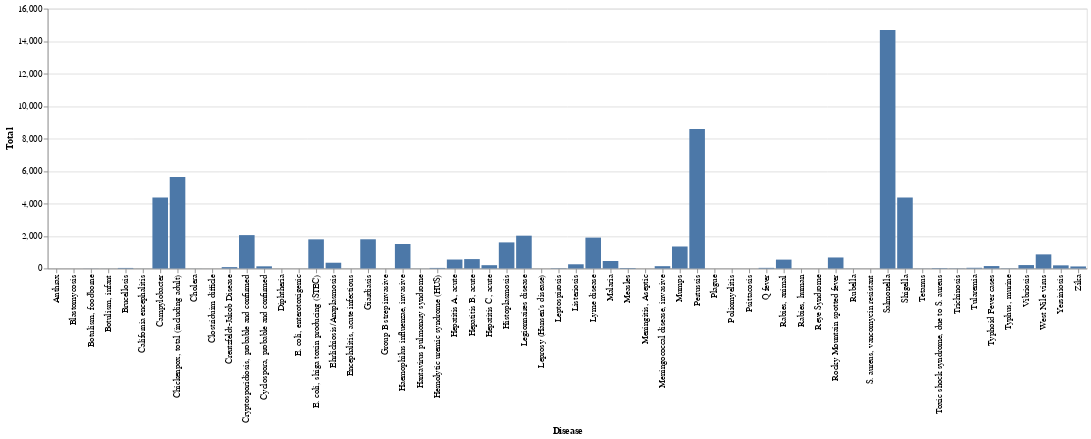

Notebook cell for this chart:
### Markdown cell above
The code provided generates a bar plot that displays the top 10 diseases with the highest number of cases in Illinois from 2010 to 2017. The data is first sorted in descending order based on the total number of cases, and the top 10 diseases are selected. The resulting bar plot shows the name of each disease on the x-axis and the corresponding total number of cases on the y-axis. The plot aims to highlight the most prevalent diseases in Illinois during the specified time period, which can be helpful for healthcare professionals and policymakers in allocating resources and designing public health interventions.I think it's interesting to study this because it can help us understand the most prevalent diseases so that we can better deal with them

### Code cell
df.columns = df.columns.astype(str)
chart = alt.Chart(df).mark_bar().encode(
    x='Disease',
    y='Total'
)
chart

### Figure 1 — Vega-Lite specification as saved in the notebook (floating-point values rounded to 4 significant figures)
{"config": {"view": {"continuousWidth": 400, "continuousHeight": 300}}, "data": {"name": "data-359af605a4c2964f9b2ac8168cab6110"}, "mark": "bar", "encoding": {"x": {"field": "Disease", "type": "nominal"}, "y": {"field": "Total", "type": "quantitative"}}, "$schema": "https://vega.github.io/schema/vega-lite/v4.17.0.json", "datasets": {"data-359af605a4c2964f9b2ac8168cab6110": [{"Disease": "Anthrax", "2010": 0.0, "2011": 0.0, "2012": 0.0, "2013": 0.0, "2014": 0.0, "2015": 0.0, "2016": 0.0, "2017": 0.0, "Total": 0.0}, {"Disease": "Blastomycosis", "2010": 0.0, "2011": 0.0, "2012": 0.0, "2013": 0.0, "2014": 0.0, "2015": 0.0, "2016": 0.0, "2017": 0.0, "Total": 0.0}, {"Disease": "Botulism, foodborne", "2010": 0.0, "2011": 0.0, "2012": 0.0, "2013": 0.0, "2014": 1.0, "2015": 4.0, "2016": 0.0, "2017": 0.0, "Total": 5.0}, {"Disease": "Botulism, infant", "2010": 0.0, "2011": 0.0, "2012": 1.0, "2013": 1.0, "2014": 0.0, "2015": 0.0, "2016": 0.0, "2017": 0.0, "Total": 2.0}, {"Disease": "Brucellosis", "2010": 1.0, "2011": 8.0, "2012": 5.0, "2013": 5.0, "2014": 4.0, "2015": 5.0, "2016": 3.0, "2017": 1.0, "Total": 32.0}, {"Disease": "California encephalitis", "2010": 0.0, "2011": 1.0, "2012": 0.0, "2013": 0.0, "2014": 1.0, "2015": 0.0, "2016": 0.0, "2017": 0.0, "Total": 2.0}, {"Disease": "Campylobacter", "2010": 0.0, "2011": 0.0, "2012": 0.0, "2013": 0.0, "2014": 0.0, "2015": 0.0, "2016": 2001.0, "2017": 2365.0, "Total": 4366.0}, {"Disease": "Chickenpox, total (including adult)", "2010": 1195.0, "2011": 881.0, "2012": 898.0, "2013": 731.0, "2014": 596.0, "2015": 443.0, "2016": 469.0, "2017": 412.0, "Total": 5625.0}, {"Disease": "Cholera", "2010": 0.0, "2011": 1.0, "2012": 0.0, "2013": 1.0, "2014": 0.0, "2015": 0.0, "2016": 0.0, "2017": 0.0, "Total": 2.0}, {"Disease": "Clostriduim difficle", "2010": 0.0, "2011": 0.0, "2012": 0.0, "2013": 0.0, "2014": 0.0, "2015": 0.0, "2016": 0.0, "2017": 0.0, "Total": 0.0}, {"Disease": "Creutzfeldt-Jakob Disease", "2010": 0.0, "2011": 5.0, "2012": 12.0, "2013": 16.0, "2014": 7.0, "2015": 11.0, "2016": 18.0, "2017": 13.0, "Total": 82.0}, {"Disease": "Cryptosporidiosis, probable and confirmed", "2010": 334.0, "2011": 213.0, "2012": 173.0, "2013": 266.0, "2014": 158.0, "2015": 240.0, "2016": 335.0, "2017": 335.0, "Total": 2054.0}, {"Disease": "Cyclospora, probable and confirmed", "2010": 2.0, "2011": 0.0, "2012": 2.0, "2013": 23.0, "2014": 14.0, "2015": 21.0, "2016": 23.0, "2017": 47.0, "Total": 132.0}, {"Disease": "Diphtheria", "2010": 0.0, "2011": 0.0, "2012": 0.0, "2013": 0.0, "2014": 0.0, "2015": 0.0, "2016": 0.0, "2017": 0.0, "Total": 0.0}, {"Disease": "Ehrlichiosis/Anaplasmosis", "2010": 28.0, "2011": 36.0, "2012": 50.0, "2013": 53.0, "2014": 65.0, "2015": 41.0, "2016": 40.0, "2017": 40.0, "Total": 353.0}, {"Disease": "Encephalitis, acute infectious", "2010": 0.0, "2011": 0.0, "2012": 0.0, "2013": 0.0, "2014": 0.0, "2015": 0.0, "2016": 0.0, "2017": 0.0, "Total": 0.0}, {"Disease": "E. coli, shiga toxin producing (STEC)", "2010": 156.0, "2011": 241.0, "2012": 218.0, "2013": 279.0, "2014": 195.0, "2015": 179.0, "2016": 313.0, "2017": 212.0, "Total": 1793.0}, {"Disease": "E. coli, enterotoxigenic", "2010": 0.0, "2011": 0.0, "2012": 0.0, "2013": 0.0, "2014": 0.0, "2015": 0.0, "2016": 0.0, "2017": 0.0, "Total": 0.0}, {"Disease": "Giardiasis", "2010": 691.0, "2011": 407.0, "2012": 349.0, "2013": 311.0, "2014": 39.0, "2015": 0.0, "2016": 0.0, "2017": 0.0, "Total": 1797.0}, {"Disease": "Group B strep invasive", "2010": 0.0, "2011": 0.0, "2012": 0.0, "2013": 0.0, "2014": 0.0, "2015": 0.0, "2016": 0.0, "2017": 0.0, "Total": 0.0}, {"Disease": "Haemophilus influenzae, invasive", "2010": 173.0, "2011": 188.0, "2012": 159.0, "2013": 162.0, "2014": 164.0, "2015": 204.0, "2016": 232.0, "2017": 226.0, "Total": 1508.0}, {"Disease": "Hantavirus pulmonary syndrome", "2010": 0.0, "2011": 0.0, "2012": 1.0, "2013": 0.0, "2014": 0.0, "2015": 1.0, "2016": 1.0, "2017": 0.0, "Total": 3.0}, {"Disease": "Hemolytic uremic syndrome (HUS)", "2010": 0.0, "2011": 7.0, "2012": 7.0, "2013": 5.0, "2014": 4.0, "2015": 3.0, "2016": 4.0, "2017": 3.0, "Total": 33.0}, {"Disease": "Hepatitis A, acute", "2010": 48.0, "2011": 73.0, "2012": 67.0, "2013": 79.0, "2014": 82.0, "2015": 57.0, "2016": 71.0, "2017": 73.0, "Total": 550.0}, {"Disease": "Hepatitis B, acute", "2010": 135.0, "2011": 85.0, "2012": 86.0, "2013": 94.0, "2014": 58.0, "2015": 55.0, "2016": 37.0, "2017": 27.0, "Total": 577.0}, {"Disease": "Hepatitis C, acute", "2010": 1.0, "2011": 6.0, "2012": 26.0, "2013": 37.0, "2014": 27.0, "2015": 31.0, "2016": 24.0, "2017": 50.0, "Total": 202.0}, {"Disease": "Histoplasmosis", "2010": 115.0, "2011": 173.0, "2012": 133.0, "2013": 211.0, "2014": 195.0, "2015": 211.0, "2016": 248.0, "2017": 319.0, "Total": 1605.0}, {"Disease": "Legionnaires disease", "2010": 149.0, "2011": 151.0, "2012": 226.0, "2013": 299.0, "2014": 229.0, "2015": 315.0, "2016": 318.0, "2017": 332.0, "Total": 2019.0}, {"Disease": "Leprosy (Hansen's disease)", "2010": 0.0, "2011": 0.0, "2012": 0.0, "2013": 0.0, "2014": 0.0, "2015": 0.0, "2016": 0.0, "2017": 0.0, "Total": 0.0}, {"Disease": "Leptospirosis", "2010": 0.0, "2011": 2.0, "2012": 0.0, "2013": 2.0, "2014": 0.0, "2015": 2.0, "2016": 6.0, "2017": 5.0, "Total": 17.0}, {"Disease": "Listeriosis", "2010": 26.0, "2011": 34.0, "2012": 29.0, "2013": 38.0, "2014": 30.0, "2015": 46.0, "2016": 30.0, "2017": 25.0, "Total": 258.0}, {"Disease": "Lyme disease", "2010": 135.0, "2011": 194.0, "2012": 204.0, "2013": 337.0, "2014": 233.0, "2015": 287.0, "2016": 237.0, "2017": 273.0, "Total": 1900.0}, {"Disease": "Malaria", "2010": 60.0, "2011": 66.0, "2012": 43.0, "2013": 64.0, "2014": 55.0, "2015": 50.0, "2016": 62.0, "2017": 60.0, "Total": 460.0}, {"Disease": "Measles", "2010": 0.0, "2011": 3.0, "2012": 0.0, "2013": 5.0, "2014": 2.0, "2015": 17.0, "2016": 2.0, "2017": 0.0, "Total": 29.0}, {"Disease": "Meningitis, Aseptic", "2010": 0.0, "2011": 0.0, "2012": 0.0, "2013": 0.0, "2014": 0.0, "2015": 0.0, "2016": 0.0, "2017": 0.0, "Total": 0.0}, {"Disease": "Meningococcal disease, invasive", "2010": 24.0, "2011": 35.0, "2012": 17.0, "2013": 10.0, "2014": 12.0, "2015": 15.0, "2016": 18.0, "2017": 10.0, "Total": 141.0}, {"Disease": "Mumps", "2010": 31.0, "2011": 78.0, "2012": 32.0, "2013": 26.0, "2014": 142.0, "2015": 430.0, "2016": 333.0, "2017": 281.0, "Total": 1353.0}, {"Disease": "Pertussis", "2010": 1057.0, "2011": 1509.0, "2012": 2026.0, "2013": 785.0, "2014": 764.0, "2015": 718.0, "2016": 1034.0, "2017": 689.0, "Total": 8582.0}, {"Disease": "Plague", "2010": 0.0, "2011": 0.0, "2012": 0.0, "2013": 0.0, "2014": 0.0, "2015": 0.0, "2016": 0.0, "2017": 0.0, "Total": 0.0}, {"Disease": "Poliomyelitis", "2010": 0.0, "2011": 0.0, "2012": 0.0, "2013": 0.0, "2014": 0.0, "2015": 0.0, "2016": 0.0, "2017": 0.0, "Total": 0.0}, {"Disease": "Psittacosis", "2010": 0.0, "2011": 0.0, "2012": 0.0, "2013": 0.0, "2014": 0.0, "2015": 0.0, "2016": 0.0, "2017": 0.0, "Total": 0.0}, {"Disease": "Q fever", "2010": 6.0, "2011": 4.0, "2012": 4.0, "2013": 8.0, "2014": 4.0, "2015": 4.0, "2016": 3.0, "2017": 4.0, "Total": 37.0}, {"Disease": "Rabies, animal", "2010": 117.0, "2011": 51.0, "2012": 63.0, "2013": 56.0, "2014": 40.0, "2015": 97.0, "2016": 63.0, "2017": 58.0, "Total": 545.0}, {"Disease": "Rabies, human", "2010": 0.0, "2011": 0.0, "2012": 0.0, "2013": 0.0, "2014": 0.0, "2015": 0.0, "2016": 0.0, "2017": 0.0, "Total": 0.0}, {"Disease": "Reye Syndrome", "2010": 0.0, "2011": 0.0, "2012": 0.0, "2013": 0.0, "2014": 0.0, "2015": 0.0, "2016": 0.0, "2017": 0.0, "Total": 0.0}, {"Disease": "Rocky Mountain spotted fever", "2010": 37.0, "2011": 51.0, "2012": 151.0, "2013": 102.0, "2014": 89.0, "2015": 52.0, "2016": 68.0, "2017": 127.0, "Total": 677.0}, {"Disease": "Rubella", "2010": 0.0, "2011": 0.0, "2012": 1.0, "2013": 0.0, "2014": 1.0, "2015": 0.0, "2016": 0.0, "2017": 0.0, "Total": 2.0}, {"Disease": "Salmonella", "2010": 1981.0, "2011": 1694.0, "2012": 1970.0, "2013": 1783.0, "2014": 1778.0, "2015": 1839.0, "2016": 1808.0, "2017": 1840.0, "Total": 14690.0}, {"Disease": "Shigella", "2010": 841.0, "2011": 262.0, "2012": 279.0, "2013": 312.0, "2014": 840.0, "2015": 886.0, "2016": 592.0, "2017": 361.0, "Total": 4373.0}, {"Disease": "S. aureus, vancomycin resistant", "2010": 0.0, "2011": 0.0, "2012": 0.0, "2013": 0.0, "2014": 0.0, "2015": 0.0, "2016": 0.0, "2017": 0.0, "Total": 0.0}, {"Disease": "Tetanus", "2010": 2.0, "2011": 1.0, "2012": 1.0, "2013": 0.0, "2014": 0.0, "2015": 1.0, "2016": 1.0, "2017": 0.0, "Total": 6.0}, {"Disease": "Toxic shock syndrome, due to S. aureus", "2010": 3.0, "2011": 5.0, "2012": 4.0, "2013": 5.0, "2014": 2.0, "2015": 1.0, "2016": 1.0, "2017": 2.0, "Total": 23.0}, {"Disease": "Trichinosis", "2010": 1.0, "2011": 0.0, "2012": 1.0, "2013": 9.0, "2014": 0.0, "2015": 0.0, "2016": 0.0, "2017": 0.0, "Total": 11.0}, {"Disease": "Tularemia", "2010": 1.0, "2011": 5.0, "2012": 4.0, "2013": 4.0, "2014": 7.0, "2015": 10.0, "2016": 5.0, "2017": 5.0, "Total": 41.0}, {"Disease": "Typhoid Fever cases", "2010": 20.0, "2011": 28.0, "2012": 14.0, "2013": 12.0, "2014": 15.0, "2015": 20.0, "2016": 17.0, "2017": 22.0, "Total": 148.0}, {"Disease": "Typhus, murine", "2010": 1.0, "2011": 2.0, "2012": 2.0, "2013": 2.0, "2014": 1.0, "2015": 2.0, "2016": 1.0, "2017": 1.0, "Total": 12.0}, {"Disease": "Vibriosis", "2010": 13.0, "2011": 16.0, "2012": 22.0, "2013": 15.0, "2014": 24.0, "2015": 26.0, "2016": 33.0, "2017": 60.0, "Total": 209.0}, {"Disease": "West Nile virus", "2010": 61.0, "2011": 34.0, "2012": 290.0, "2013": 117.0, "2014": 44.0, "2015": 77.0, "2016": 155.0, "2017": 90.0, "Total": 868.0}, {"Disease": "Yersiniosis", "2010": 22.0, "2011": 15.0, "2012": 23.0, "2013": 17.0, "2014": 23.0, "2015": 27.0, "2016": 43.0, "2017": 22.0, "Total": 192.0}, {"Disease": "Zika", "2010": 0.0, "2011": 0.0, "2012": 0.0, "2013": 0.0, "2014": 0.0, "2015": 0.0, "2016": 114.0, "2017": 10.0, "Total": 124.0}]}}
